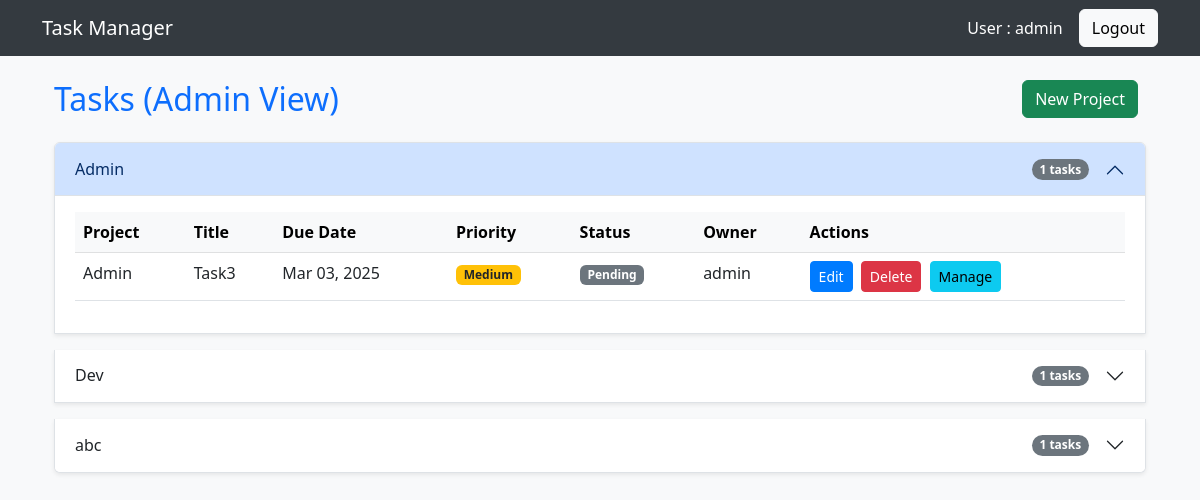
Page /tasks/ (signed in) on the committed database.
### user/models.py (models this page shows, shortened)
class Project(models.Model):
    name = models.CharField(max_length=200)
    description = models.TextField(null=True, blank=True)
    created_date = models.DateTimeField(auto_now_add=True)
    user = models.ForeignKey(User, on_delete=models.CASCADE)
    class Meta:
        ordering = ['name']

class Task(models.Model):
    PRIORITY_CHOICES = [
        ('Low', 'Low'),
        ('Medium', 'Medium'),
        ('High', 'High'),
    ]
    STATUS_CHOICES = [
        ('Pending', 'Pending'),
        ('In Progress', 'In Progress'),
        ('Completed', 'Completed'),
    ]
    title = models.CharField(max_length=255)
    description = models.TextField(default="No description provided")
    due_date = models.DateField(default=date.today)
    priority = models.CharField(max_length=10, choices=PRIORITY_CHOICES, default='Medium')
    status = models.CharField(max_length=15, choices=STATUS_CHOICES, default='Pending')
    user = models.ForeignKey(User, on_delete=models.CASCADE)
    project = models.ForeignKey(Project, on_delete=models.CASCADE, related_name='tasks', null=True, blank=True)
    created_date = models.DateTimeField(auto_now_add=True)
    updated_date = models.DateTimeField(auto_now=True)
    class Meta:
        ordering = ['due_date', 'priority']

### user/views.py (the view, shortened to what this page needs)
# urls.py: path('tasks/', views.task_list, name='task_list'),  # Single route for both users and admins
@login_required
def task_list(request):
    tasks = []
    if request.user.is_superuser:
        tasks = Task.objects.all()
        for task in tasks:
            task.has_edit_permission = True
            task.has_delete_permission = True
    seen_ids = set()
    unique_tasks = [t for t in tasks if not (t.id in seen_ids or seen_ids.add(t.id))]
    return render(request, 'task_list.html', {
        'tasks': unique_tasks,
        'is_admin': request.user.is_superuser
    })

### templates/task_list.html (shortened to what this page needs)
{% extends "base.html" %}
{% block content %}
<div class="container">
  <div class="d-flex justify-content-between align-items-center mb-4">
    <h2 class="text-primary mb-0">Tasks {% if is_admin %}(Admin View){% endif %}</h2>
    {% if request.user.is_superuser or not tasks %}
      <div>
        <a href="{% url 'create_project' %}" class="btn btn-success me-2">
           New Project
        </a>
      </div>
    {% endif %}
  </div>
  {% if tasks %}
    {% regroup tasks by project as project_list %}
    <div class="accordion" id="tasksAccordion">
      {% for project in project_list %}
      <div class="accordion-item mb-3 shadow-sm">
        <h2 class="accordion-header" id="heading{{ project.grouper.id }}">
          <button class="accordion-button {% if not forloop.first %}collapsed{% endif %}" type="button" data-bs-toggle="collapse" data-bs-target="#collapse{{ project.grouper.id }}" aria-expanded="{% if forloop.first %}true{% else %}false{% endif %}" aria-controls="collapse{{ project.grouper.id }}">
            <div class="d-flex justify-content-between align-items-center w-100 me-3">
              <span>{{ project.grouper.name }}</span>
              <span class="badge bg-secondary rounded-pill">{{ project.list|length }} tasks</span>
            </div>
          </button>
        </h2>
        <div id="collapse{{ project.grouper.id }}" class="accordion-collapse collapse {% if forloop.first %}show{% endif %}" aria-labelledby="heading{{ project.grouper.id }}" data-bs-parent="#tasksAccordion">
          <div class="accordion-body">
            <div class="table-responsive">
              <table class="table table-hover">
                <thead class="table-light">
                  <tr>
                    <th>Project</th>
                    <th>Title</th>
                    <th>Due Date</th>
                    <th>Priority</th>
                    <th>Status</th>
                    <th>Owner</th>
                    <th>Actions</th>
                  </tr>
                </thead>
                <tbody>
                  {% for task in project.list %}
                    <tr>
                      <td>{{ task.project.name }}</td>
                      <td>{{ task.title }}</td>
                      <td>{{ task.due_date|date:"M d, Y" }}</td>
                      <td>
                        <span class="badge {% if task.priority == 'High' %}bg-danger{% elif task.priority == 'Medium' %}bg-warning text-dark{% else %}bg-success{% endif %}">
                          {{ task.priority }}
                        </span>
                      </td>
                      <td>
                        <span class="badge {% if task.status == 'Completed' %}bg-success{% elif task.status == 'In Progress' %}bg-primary{% else %}bg-secondary{% endif %}">
                          {{ task.status }}
                        </span>
                      </td>
                      <td>{{ task.user.username }}</td>
                      <td>
                        {% if request.user.is_superuser %}
                          <a href="{% url 'update_task' task.id %}" class="btn btn-sm btn-primary me-1" title="Edit Task">Edit</a>
                          <a href="{% url 'delete_task' task.id %}" class="btn btn-sm btn-danger me-1" onclick="return confirm('Are you sure?')" title="Delete Task">Delete</a>
                          <a href="{% url 'manage_task_permissions' task.id %}" class="btn btn-sm btn-info me-1" title="Manage Permissions">Manage</a>
                        {% endif %}
                      </td>
                    </tr>
                  {% endfor %}
                </tbody>
              </table>
            </div>
          </div>
        </div>
      </div>
      {% endfor %}
    </div>
  {% else %}
    <div class="alert alert-info">
      No tasks available.
    </div>
  {% endif %}
</div>
{% endblock %}

### templates/base.html (shortened to what this page needs)
<!DOCTYPE html>
<html lang="en">
<head>
    <link rel="stylesheet" href="https://cdn.jsdelivr.net/npm/bootstrap@5.3.0/dist/css/bootstrap.min.css">
</head>
<body>
    <nav class="navbar navbar-expand-lg">
        <div class="container">
            <a class="navbar-brand" href="{% url 'landing_page' %}">Task Manager</a>
            <div class="d-flex align-items-center">
                {% if user.is_authenticated %}
                    <span class="navbar-text me-3">User : {{ user.username }}</span>
                    <a class="btn btn-light" href="{% url 'logout' %}">Logout</a>
                {% else %}
                    <a class="btn btn-light me-2" href="{% url 'login' %}">Login</a>
                    <a class="btn btn-light" href="{% url 'register' %}">Register</a>
                {% endif %}
            </div>
        </div>
    </nav>
    <div class="container mt-4">
        {% block content %}
        {% endblock %}
    </div>
</body>
</html>

### templates/base.html (style rules this page uses)
body { background-color: #f8f9fa; }
.navbar { background-color: #343a40; }
.navbar-brand, .navbar-text { color: white !important; }
.btn-primary { background-color: #007bff; border-color: #007bff; }
.btn-danger { background-color: #dc3545; border-color: #dc3545; }

### rows in the picture
Project: grouper.name "Admin", list|length "1"
Task: project.name "Admin", title "Task3", due_date "Mar 03, 2025", priority "Medium", status "Pending", user.username "admin"
Project: grouper.name "Dev", list|length "1"
Project: grouper.name "abc", list|length "1"

### other values in the picture
{{ user.username }} "admin"
